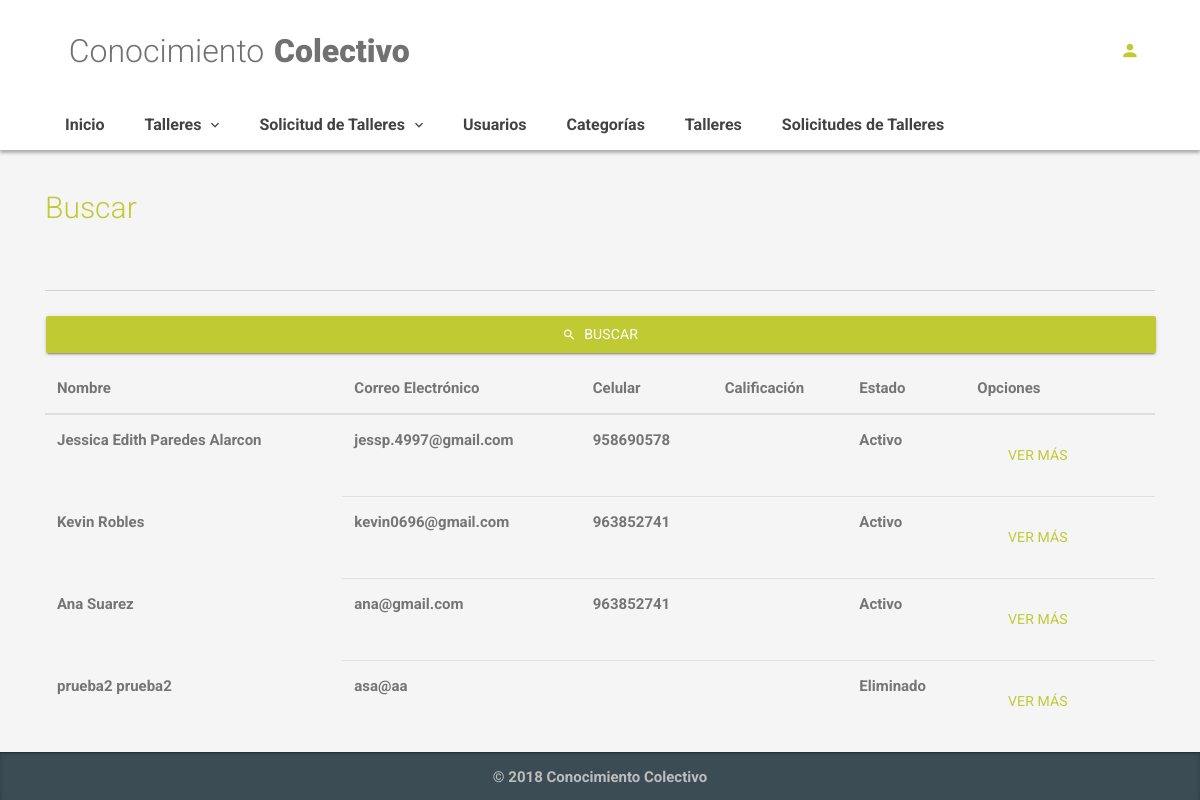
Page /index.php/admin on the earlier database version.
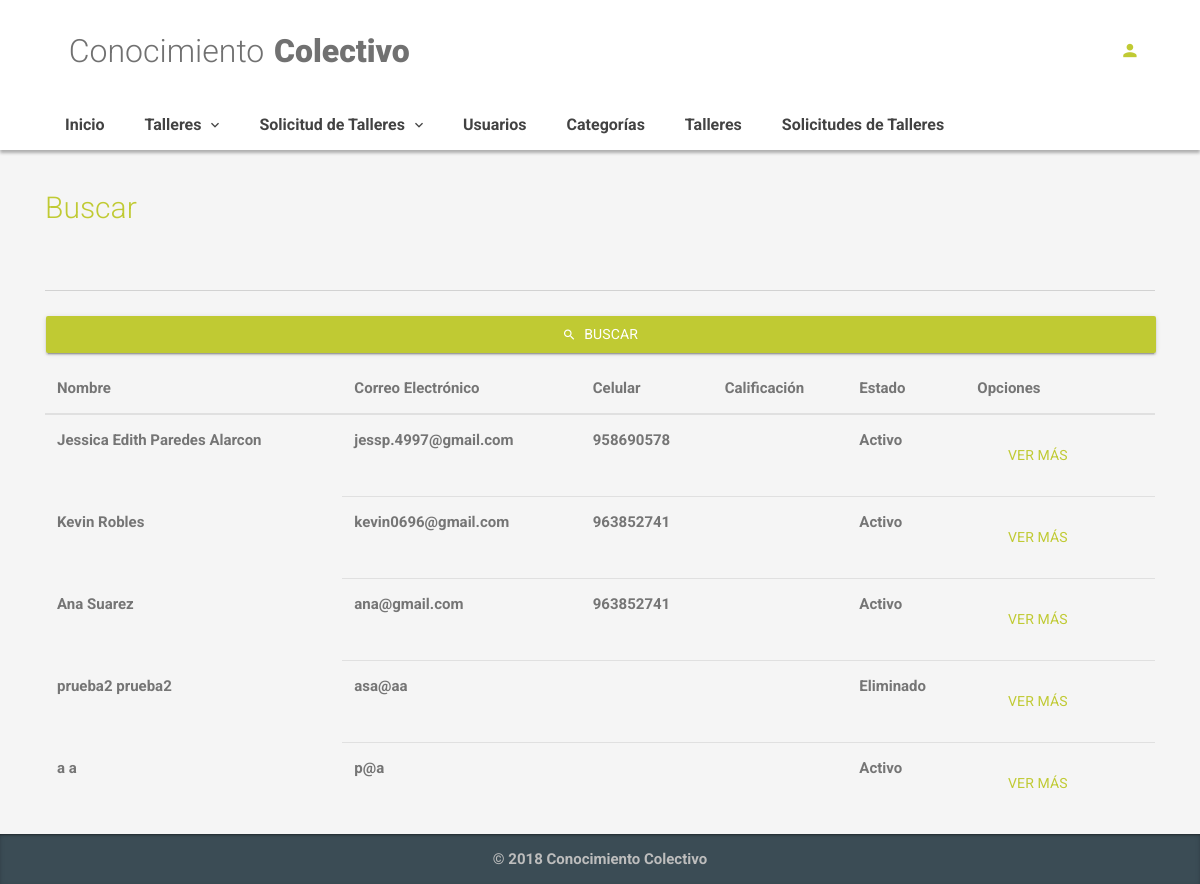
Same page on the later database version.
### tables this page shows
CREATE TABLE `users` (
  `id` int(11) NOT NULL AUTO_INCREMENT,
  `name` varchar(20) NOT NULL,
  `last_name` varchar(20) NOT NULL,
  `email` varchar(30) NOT NULL,
  `password` varchar(20) NOT NULL,
  `cell_phone` varchar(9) NOT NULL,
  `phone` varchar(7) DEFAULT NULL,
  `date_birth` date DEFAULT NULL,
  `description` varchar(100) DEFAULT NULL,
  `created_date` timestamp NOT NULL DEFAULT CURRENT_TIMESTAMP ON UPDATE CURRENT_TIMESTAMP,
  `gender` enum('Femenino','Masculino') NOT NULL,
  `removed` enum('Activo','Eliminado') NOT NULL,
  PRIMARY KEY (`id`)
);

### application/controllers/Admin.php (called while the page is built, shortened)
<?php
class Admin extends CI_Controller {
    public function __construct() {
		$this->load->model('admin_model');
	}
	public function index(){
		$q = $this->input->get('q');
		if(!empty($q)){
			$u_list = $this->admin_model->search_users_by_name($q);
		}else{
			$u_list = $this->admin_model->show_all_users();
		};
		$dataView=[
			'page'=>'admin/users_list',
			'lista_u'=> $u_list
		];
		$this->load->view('template/basic',$dataView);
	}
}

### index.php (called while the page is built, shortened)
<?php
require_once BASEPATH.'core/CodeIgniter.php';

### application/models/Admin_model.php (called while the page is built, shortened)
<?php
class Admin_model extends CI_Model {
  public function show_all_users(){
        $sql = "SELECT
                id,
                name,
                last_name,
                email,
                cell_phone,
                phone,
                DATE_FORMAT(date_birth,'%d-%m-%Y') AS date_birth,
                description,
                gender,
                removed
              FROM
                users";
        $query = $this->db->query($sql);
        return $query->result_array();
  }
}

### application/views/admin/users_list.php (the view)
<div class="container">
    <form>
    <h2 class="color-primary">Buscar</h2>
    <div class="form-group">
      <input type="text" name="q" class="form-control"> </div>
      <button type="submit" class="btn btn-primary btn-raised btn-block">
        <i class="zmdi zmdi-search"></i>Buscar</button>
      </form>
    <table class="table">
  <thead>
    <tr>
      <th>Nombre</th>
      <th>Correo Electrónico</th>
      <th>Celular</th>
      <th>Calificación</th>
      <th>Estado</th>
      <th>Opciones</th>
    </tr>
  </thead>
  <tbody>
    <?php foreach($lista_u as $rows){?>
    <tr>
      <th><?php echo $rows['name']?> <?php echo $rows['last_name']?></th>
      <td><?php echo $rows['email']?></td>
      <td><?php echo $rows['cell_phone']?></td>
      <td></td>
      <td><?php echo $rows['removed']?></td>
      <td><a href="<?php echo site_url('admin/show_profile/' .$rows['id'])?>" class="btn btn-primary">Ver más</a></td>
    </tr>
    <?php }?>
  </tbody>
</table>
</div>

### application/views/template/basic.php (shortened to what this page needs)
<!DOCTYPE html>
<html lang="es">
  <head>
    <link rel="stylesheet" href="/assets/css/plugins.min.css">
    <link rel="stylesheet" href="/assets/css/style.lime-600.min.css">
  </head>
  <body>
    <div class="ms-site-container">
      <?php $this->load->view('template/header')?>
        <?php $this->load->view($page)?>
      <?php $this->load->view('template/footer')?>
    </div>
  </body>
</html>

### application/views/template/header.php (shortened to what this page needs)
<header class="ms-header ms-header-white">
    <div class="container container-full">
        <div class="ms-title">
            <a href="/">
                <h1 class="animated fadeInRight animation-delay-6">Conocimiento
                    <span>
                        <strong>&nbsp;&nbsp;&nbsp;
                            <strong>Colectivo</strong>
                    </span>
                </h1>
            </a>
        </div>
        <div class="header-right">
            <?php if($this->session->userdata('s_iduser') == false){?>
            <a href="<?php echo site_url('login')?>" class="btn-circle btn-circle-primary no-focus animated zoomInDown animation-delay-8">
                <i class="zmdi zmdi-account"></i>
            </a>
            <?php }?>
        </div>
    </div>
</header>
<nav class="navbar navbar-expand-md navbar-static ms-navbar ms-navbar-white">
    <div class="container container-full">
        <div class="collapse navbar-collapse" id="ms-navbar">
            <ul class="navbar-nav">
                <?php $this->load->view('template/menu')?>
            </ul>
        </div>
    </div>
</nav>

### application/views/template/menu.php (shortened to what this page needs)
<li class="nav-item">
    <a href="<?php echo site_url('')?>" class="nav-link animated fadeIn animation-delay-9" role="button" aria-haspopup="true" aria-expanded="false" data-name="inicio">Inicio</a>
</li>
<li class="nav-item dropdown">
    <a href="#" class="nav-link dropdown-toggle animated fadeIn animation-delay-9" data-toggle="dropdown" data-hover="dropdown" role="button" aria-haspopup="true" aria-expanded="false" data-name="ecommerce">
        Talleres
        <i class="zmdi zmdi-chevron-down"></i>
    </a>
</li>
<li class="nav-item dropdown">
    <a href="#" class="nav-link dropdown-toggle animated fadeIn animation-delay-9" data-toggle="dropdown" data-hover="dropdown" role="button" aria-haspopup="true" aria-expanded="false" data-name="ecommerce">
        Solicitud de Talleres
        <i class="zmdi zmdi-chevron-down"></i>
    </a>
</li>
<li class="nav-item">
    <a href="<?php echo site_url('admin')?>" class="nav-link animated fadeIn animation-delay-9" role="button" aria-haspopup="true" aria-expanded="false" data-name="inicio">Usuarios</a>
</li>
<li class="nav-item">
    <a href="<?php echo site_url('admin/categories_list')?>" class="nav-link animated fadeIn animation-delay-9" role="button" aria-haspopup="true" aria-expanded="false" data-name="inicio">Categorías</a>
</li>
<li class="nav-item">
    <a href="<?php echo site_url('admin/workshop_list')?>" class="nav-link animated fadeIn animation-delay-9" role="button" aria-haspopup="true" aria-expanded="false" data-name="inicio">Talleres</a>
</li>
<li class="nav-item">
    <a href="<?php echo site_url('admin/proposed_workshop_list')?>" class="nav-link animated fadeIn animation-delay-9" role="button" aria-haspopup="true" aria-expanded="false" data-name="inicio">Solicitudes de Talleres</a>
</li>

### application/views/template/footer.php (shortened to what this page needs)
 <footer class="ms-footer">
  <div class="container">
    <p> &copy; 2018 Conocimiento Colectivo</p>
  </div>
</footer>

Differences in the rows shown:
added users: name "a", last_name "a", email "p@a", removed "Activo"
